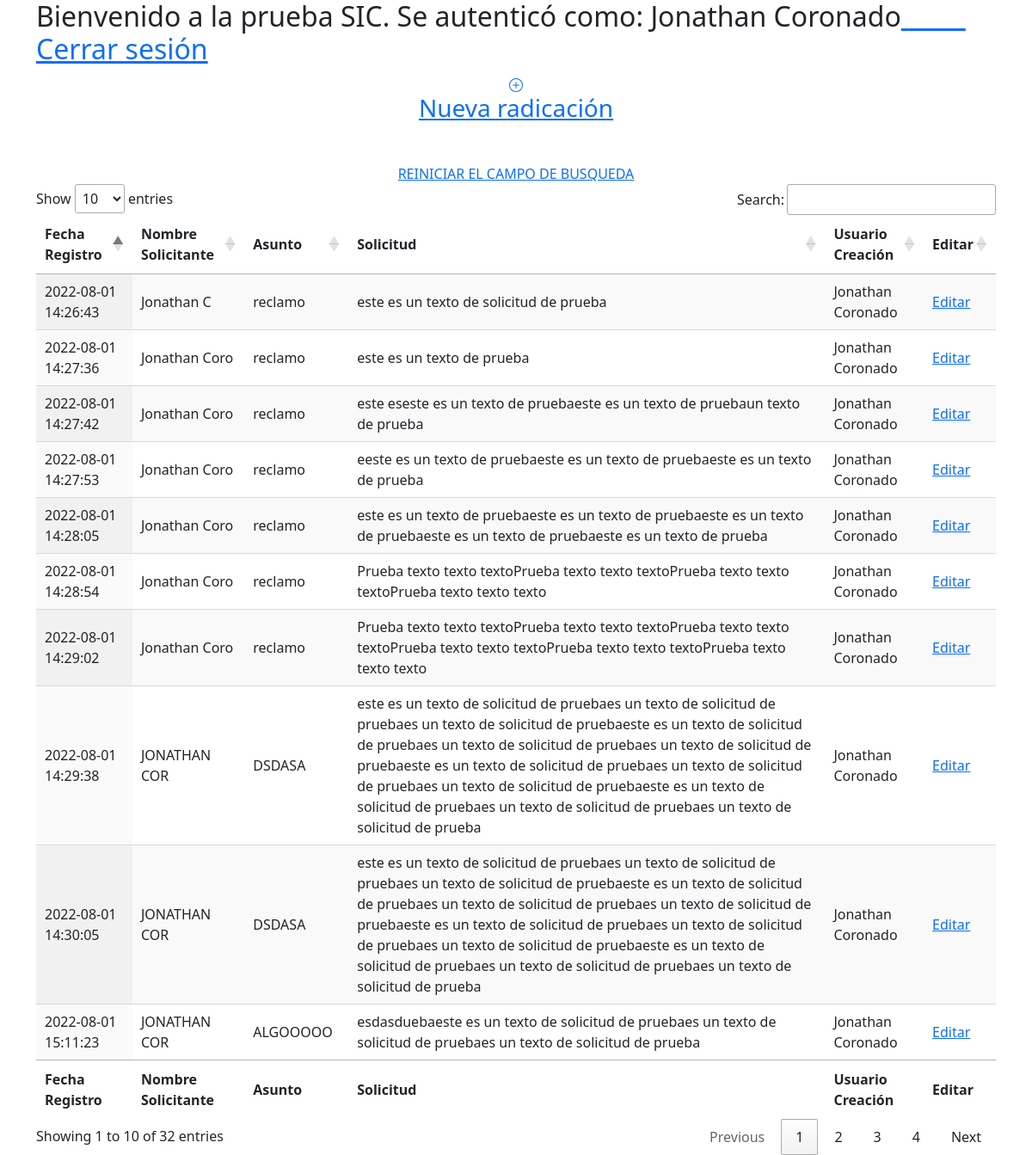
The app's page /welcome.php (signed in) with its own data.
### tables this page shows
CREATE TABLE `usuarios` (
  `id_usuario` int(11) NOT NULL,
  `email` varchar(255) NOT NULL,
  `nombre` varchar(255) NOT NULL,
  `password` varchar(255) NOT NULL,
  `intentos` int(11) NOT NULL DEFAULT 0,
  `estado` tinyint(4) NOT NULL DEFAULT 1
);

CREATE TABLE `radicaciones` (
  `id_radicacion` int(11) NOT NULL,
  `nombre_solicitante` varchar(255) NOT NULL,
  `fecha` timestamp NOT NULL DEFAULT current_timestamp() ON UPDATE current_timestamp(),
  `asunto` varchar(255) NOT NULL,
  `texto_solicitud` text NOT NULL,
  `fk_usuario_crea` int(11) NOT NULL
);

### welcome.php (the view, shortened to what this page needs)
<!DOCTYPE html>
<html lang="en">
<head>
    <link href="https://cdn.jsdelivr.net/npm/bootstrap@5.1.3/dist/css/bootstrap.min.css" rel="stylesheet"/>
    <link rel="stylesheet" href="https://cdnjs.cloudflare.com/ajax/libs/font-awesome/5.15.4/css/all.min.css" />
    <link rel="stylesheet" type="text/css" href="https://cdn.datatables.net/1.12.1/css/jquery.dataTables.css">
    <link rel="stylesheet" type="text/css" href="https://cdn.datatables.net/1.12.1/css/jquery.dataTables.min.css">
</head>
<body>
<?php
   include("conecta.php");
   $id_usuario = $_SESSION['id_usuario'];
    $sql = "SELECT id_radicacion, nombre_solicitante, fecha, asunto, texto_solicitud, usu.nombre
    FROM usuarios usu
    INNER JOIN radicaciones radic ON usu.id_usuario = radic.fk_usuario_crea
     WHERE radic.fk_usuario_crea = '$id_usuario' ORDER BY 3 DESC";
    $result = mysqli_query($db,$sql);
   ?>
   <div class="container">
        <div><h2>Bienvenido a la prueba SIC. Se autenticó como: <?php echo $_SESSION['nombre_usuario']; ?><a href='cerrar_sesion.php'> &nbsp;&nbsp;&nbsp;&nbsp;&nbsp;&nbsp;&nbsp;&nbsp; Cerrar sesión</h2></div>
        <div class="col-auto text-center">
            <a href='crear_radicado.php'><h3>Nueva radicación</h3></a><br>
        </div>
            <div class="col-auto text-center">
                <a href='welcome.php'>REINICIAR EL CAMPO DE BUSQUEDA</a>
            </div>
        <div class="col-sm-12">
            <table id="radicados" class="display" style="width:100%">
                <thead>
                    <tr>
                        <th>Fecha Registro</th>
                        <th>Nombre Solicitante</th>
                        <th>Asunto</th>
                        <th>Solicitud</th>
                        <th>Usuario Creación</th>
                        <th>Editar</th>
                    </tr>
                </thead>
                <tbody>
                    <?php
                    while($data=mysqli_fetch_row($result)) {
                        echo "<tr>";
                        echo "<td>".$data[2]."</td>";
                        echo "<td>".$data[1]."</td>";
                        echo "<td>".$data[3]."</td>";
                        echo "<td>".$data[4]."</td>";
                        echo "<td>".$data[5]."</td>";
                        echo "<td><a href='editar_radicado.php?radId=".$data[0]."'>Editar</a></td>";
                        echo "</tr>";
                    }
                    ?>
                </tbody>
                <tfoot>
                    <tr>
                        <th>Fecha Registro</th>
                        <th>Nombre Solicitante</th>
                        <th>Asunto</th>
                        <th>Solicitud</th>
                        <th>Usuario Creación</th>
                        <th>Editar</th>
                    </tr>
                </tfoot>
            </table>
        </div>
    </div>
</body>
</html>

### records on screen
usuarios: radicaciones.fecha "2022-08-01 15:11:23", radicaciones.nombre_solicitante "JONATHAN COR", radicaciones.asunto "ALGOOOOO", radicaciones.texto_solicitud "esdasduebaeste es un texto de solicitud de pruebaes un texto de solicitud de pruebaes un texto de solicitud de prueba", nombre "Jonathan Coronado", radicaciones.fecha "2022-08-01 14:30:05", radicaciones.asunto "DSDASA", radicaciones.texto_solicitud "este es un texto de solicitud de pruebaes un texto de solicitud de pruebaes un texto de solicitud de pruebaeste es un texto de solicitud de pruebaes un texto de solicitud de pruebaes un texto de solicitud de pruebaeste es un texto de solicitud de pruebaes un texto de solicitud de pruebaes un texto de solicitud de pruebaeste es un texto de solicitud de pruebaes un texto de solicitud de pruebaes un texto de solicitud de prueba", radicaciones.fecha "2022-08-01 14:29:38", radicaciones.fecha "2022-08-01 14:29:02", radicaciones.nombre_solicitante "Jonathan Coro", radicaciones.asunto "reclamo", radicaciones.texto_solicitud "Prueba texto texto textoPrueba texto texto textoPrueba texto texto textoPrueba texto texto textoPrueba texto texto textoPrueba texto texto texto", radicaciones.fecha "2022-08-01 14:28:54", radicaciones.texto_solicitud "Prueba texto texto textoPrueba texto texto textoPrueba texto texto textoPrueba texto texto texto", radicaciones.fecha "2022-08-01 14:28:05", radicaciones.texto_solicitud "este es un texto de pruebaeste es un texto de pruebaeste es un texto de pruebaeste es un texto de pruebaeste es un texto de prueba", radicaciones.fecha "2022-08-01 14:27:53", radicaciones.texto_solicitud "eeste es un texto de pruebaeste es un texto de pruebaeste es un texto de prueba", radicaciones.fecha "2022-08-01 14:27:42", radicaciones.texto_solicitud "este eseste es un texto de pruebaeste es un texto de pruebaun texto de prueba", radicaciones.fecha "2022-08-01 14:27:36", radicaciones.texto_solicitud "este es un texto de prueba", radicaciones.fecha "2022-08-01 14:26:43", radicaciones.nombre_solicitante "Jonathan C", radicaciones.texto_solicitud "este es un texto de solicitud de prueba"
